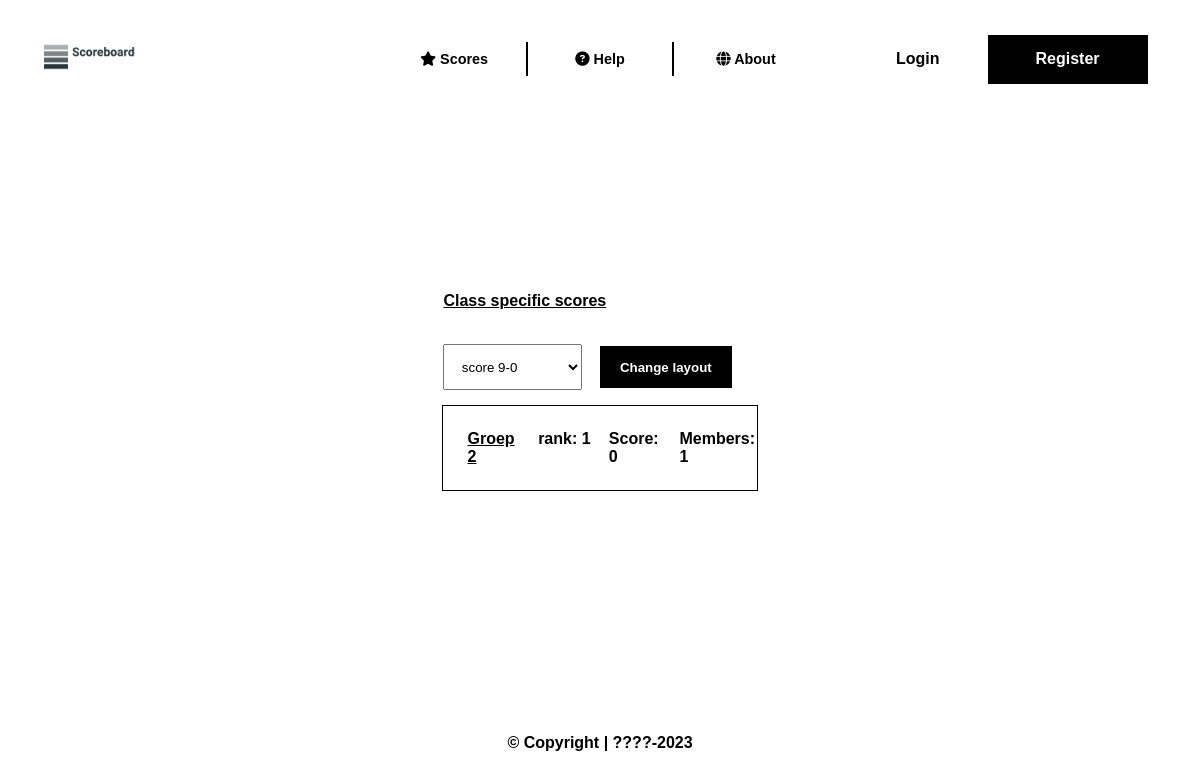
The app's page /index.php?page=scores, older data.
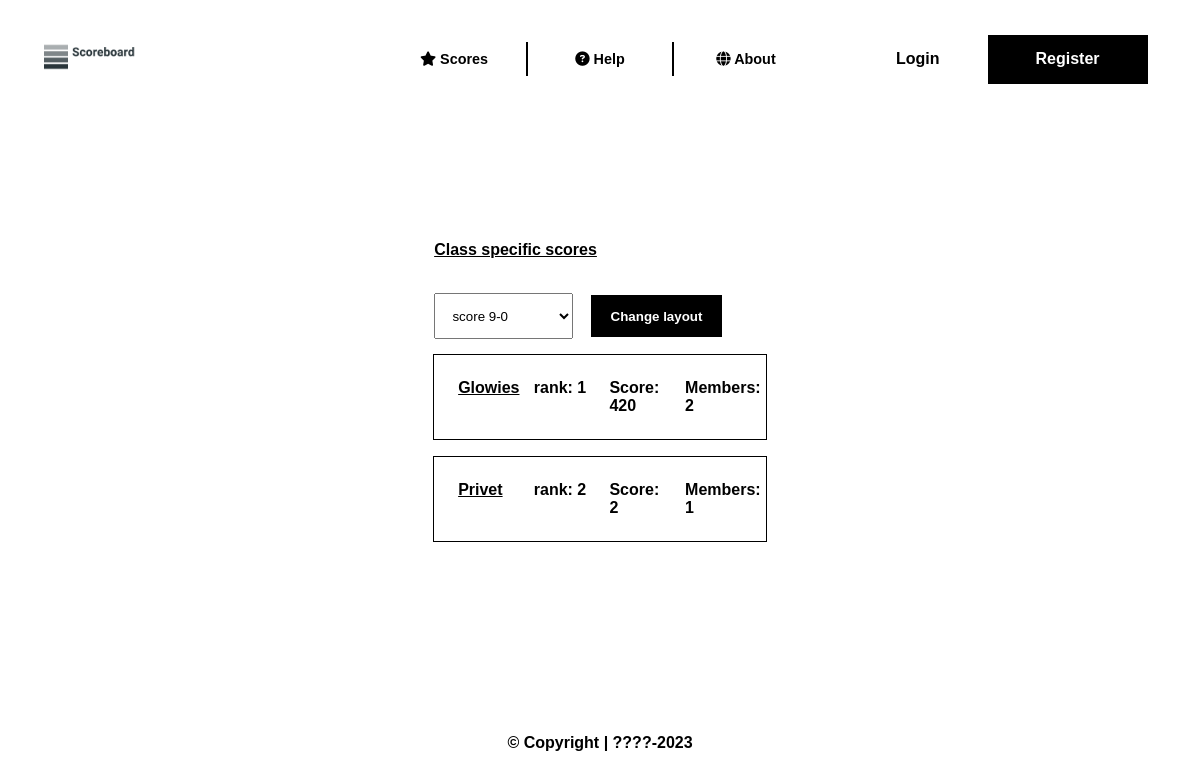
The same page, newer data.
### tables this page shows
CREATE TABLE `score` (
  `id` int NOT NULL,
  `group_id` int NOT NULL,
  `score` float NOT NULL DEFAULT '0'
);

CREATE TABLE `group_info` (
  `id` int NOT NULL,
  `name` varchar(32) NOT NULL,
  `description` varchar(256) NOT NULL
);

### html/src/class/PageRenderer.class.php (called while the page is built, shortened)
<?php
class PageRenderer
{
    private static $incDir;
    private static $pagesPath;
    public static function initialize()
    {
        self::$incDir = $_SERVER['DOCUMENT_ROOT'] . "/src/inc";
        self::$pagesPath = $_SERVER['DOCUMENT_ROOT'] . "/pages";
    }
    public static function renderPage($page)
    {
        $page = htmlspecialchars(trim($page));
        $pagePath = self::$pagesPath . "/$page.php";
        $errorPath = $_SERVER['DOCUMENT_ROOT'] . "/src/errors/404.php";
        require_once self::$incDir . "/header.inc.php";
        require_once (file_exists($pagePath)) ? $pagePath : $errorPath;
        require_once self::$incDir . "/footer.inc.php";
    }
}

### html/index.php (called while the page is built, shortened)
<?php
PageRenderer::renderPage(sanitizeInput($_GET['page']));

### html/src/inc/class_autoloader.inc.php (called while the page is built, shortened)
<?php
spl_autoload_register(function ($class) {
    $class = str_replace('\\', '/', $class);
    $baseDir = "{$_SERVER['DOCUMENT_ROOT']}/src/class";
    $extension = ".class.php";
    $fullPath = "$baseDir/$class$extension";
});

### html/src/class/Dbh.class.php (called while the page is built, shortened)
<?php
class Dbh
{
    protected static $pdo;
    public static function startConnection()
    {
        $dsn = "mysql:host=". DB_HOST .";port=". DB_PORT .";dbname=". DB_NAME;
        $user = DB_USER;
        $password = DB_PASS;
        try {
            self::$pdo = new PDO($dsn, $user, $password);
            self::$pdo->setAttribute(PDO::ATTR_ERRMODE, PDO::ERRMODE_EXCEPTION);
        } catch(PDOException $e) {
            echo "Connection failed: " . $e->getMessage();
            return false;
        }
        return true;
    }
    public static function getConnection()
    {
        return self::$pdo;
    }
    public static function buildWhereClause($conditions): string
    {
        $conditions = DataProcessor::sanitizeData($conditions);
        $where = '';
        if (!empty($conditions)) {
            $where = 'WHERE ';
            $placeholders = [];
            foreach ($conditions as $key => $value) {
                $placeholders[] = "$key = '$value'";
            }
            $where .= implode(' AND ', $placeholders);
        }
        return $where;
    }
}

### html/src/class/DataProcessor.class.php (called while the page is built, shortened)
<?php
class DataProcessor
{
    private static $pdo;
    public static function initialize() {
        self::$pdo = Dbh::getConnection();
    }
    public static function sanitizeData($data)
    {
        $returnData = [];
        if (is_array($data)) {
            foreach ($data as $key => $value) {
                if (is_array($value)) {
                    $returnData[$key] = self::sanitizeData($value);
                } else {
                    $returnData[$key] = self::sanitizeInput($value);
                }
            }
        } else {
            $returnData = self::sanitizeInput($data);
        }
        return $returnData;
    }
    private static function sanitizeInput($input): string
    {
        $input = trim($input);
        $input = stripslashes($input);
        $input = htmlspecialchars($input, ENT_COMPAT | ENT_HTML5, 'UTF-8');
        return $input;
    }
    public static function registeredValue($table, $conditions): bool
    {
        $where = Dbh::buildWhereClause($conditions);
        $query = "
            SELECT *
            FROM $table
            $where;
        ";
        $sto = self::$pdo->prepare($query);
        $sto->execute();
        $results = $sto->rowCount();
        return ($results > 0);
    }
}

### html/src/class/Score.class.php (called while the page is built, shortened)
<?php
class Score
{
    private static $pdo;
    public static function initialize(): void
    {
        self::$pdo = Dbh::getConnection();
    }
    public static function getScores($orderStyle = "scoreDESC")
    {
        $query = "
            SELECT `score`.*, `group_info`.*, COUNT(`group_member`.id) as 'member_count',
                RANK() OVER(ORDER BY `score`.score DESC) AS 'rank'
            FROM `score`
            INNER JOIN `group_info` ON `group_info`.id = `score`.group_id
            INNER JOIN `group_member` ON `group_member`.group_id = `group_info`.id
            GROUP BY `score`.id, `group_info`.id
            ORDER BY
        ";
        switch ($orderStyle) {
            default:
                $query .= "`score`.score DESC";
                break;
        }
        $query .= ";";
        $sto = self::$pdo->prepare($query);
        $sto->execute();
        $results = $sto->fetchAll(PDO::FETCH_ASSOC);
        return $results;
    }
}

### html/pages/scores.php (the view, shortened to what this page needs)
<?php
$orderType = (isset($_GET['o'])) ? DataProcessor::sanitizeData($_GET['o']) : null;
$scores = Score::getScores($orderType);
$userClass = (DataProcessor::registeredValue('class_member', ['user_id' => $_SESSION['user']['id']])) ? SchoolClass::getUserClass($_SESSION['user']['id'])['id'] : 1;
echo "
    <a href='index.php?page=scores_class&c=$userClass&o=scoreDESC'>Class specific scores</a><br>
    <div class='score-add'>
        <select name='groups' id='order-selector'>
            <option value='scoreDESC' ". ($orderType == "scoreDESC" ? "selected" : "") .">score 9-0</option>
            <option value='scoreASC' ". ($orderType == "scoreASC" ? "selected" : "") .">score 0-9</option>
            <option value='nameAZ' ". ($orderType == "nameAZ" ? "selected" : "") .">name A-Z</option>
            <option value='nameZA' ". ($orderType == "nameZA" ? "selected" : "") .">name Z-A</option>
            <option value='descAZ' ". ($orderType == "descAZ" ? "selected" : "") .">description A-Z</option>
            <option value='descZA' ". ($orderType == "descZA" ? "selected" : "") .">description Z-A</option>
        </select>
        <input type='submit' value='Change layout' id='order-selector-submit'>
    </div>
";
foreach ($scores as $score) {
    echo "
        <div class='group'>
    ";
    if (!empty($_SESSION['user']) && DataProcessor::registeredValue('group_member', [
        'user_id' => $_SESSION['user']['id'],
        'group_id' => $score['group_id']
    ])) {
        echo "<p id='group-name'><a href='index.php?page=group&id={$score['group_id']}'>{$score['name']} [Your group]</a></p>";
    } else {
        echo "<p id='group-name'><a href='index.php?page=group&id={$score['group_id']}'>{$score['name']}</a></p>";
    }
    echo "
            <p id='group-rank'>rank: {$score['rank']}</p>
            <p id='group-score'>Score: {$score['score']}</p>
            <p id='group-member_count'>Members: {$score['member_count']}</p>
        </div><br>
    ";
}
?>

### html/src/inc/header.inc.php (shortened to what this page needs)
<!DOCTYPE html>
<html lang="en">
<head>
    <link rel="stylesheet" href="/libs/fontawesome/all.min.css">
    <link rel="stylesheet" href="/css/style.css">
    <link rel="stylesheet" href="/libs/bootstrap/bootstrap_icons.css">
</head>
<body>
<header>
    <nav class="topnav">
        <ul>
            <div id="logo">
            </div>
            <div class="centerContent">
                <li>
                    <a href="index.php?page=scores" class="Hover"><i class="fa-solid fa-star"></i> Scores</a>
                </li>
                <div class="line"></div>
                <li>
                    <a href="index.php?page=help" id="help" class="Hover"><i class="fa-solid fa-circle-question"></i> Help</a>
                </li>
                <div class="line"></div>
                <li>
                    <a href="index.php?page=about" class="Hover"><i class="fa-solid fa-globe"></i> About</a>
                </li>
            </div>
            <?php if (empty($_SESSION['user'])): ?>
            <div class="user_opt">
                <li id="loginbtn">
                    <a href="index.php?page=login" id="login" class="Hover">Login</a>
                </li>
                <li>
                    <a href="index.php?page=register" id="register">Register</a>
                </li>
            </div>
            <?php endif; ?>
        </ul>
    </nav>
</header>

### html/src/inc/footer.inc.php
<footer>
    <?= "&copy; Copyright | ????-" . date("Y") . "\n" ?>
</footer>
</body>
</html>

### html/css/style.css (style rules this page uses)
*, *::before, *::after { margin: 0; padding: 0; box-sizing: border-box; }
html, body { width: 100vw; height: 100vh; background-color: #ffffff; display: grid; place-content: center; font-family: 'Helvetica', sans-serif; font-weight: 600; }
a { color: #000; }
header { width: 100vw; height: 70px; position: fixed; top: 1.5em; }
.topnav, .topnav>ul { width: 100%; height: 100%; }
.topnav>ul { display: flex; justify-content: flex-end; align-items: center; padding: 0 4em 0 4em; position: relative; }
.topnav li { height: 100%; display: flex; align-items: center; justify-content: center; color: #fff; }
.topnav a { color: #000; text-decoration: none; position: relative; transition: all 250ms ease-in-out; }
.user_opt { width: 15em; height: 70%; display: flex; justify-content: space-between; }
#loginbtn { margin-right: 3em; }
li:has(#register) { width: 80%; height: 100%; }
#register { color: #fff; width: 10em; height: 100%; background-color: black; display: flex; justify-content: center; align-items: center; transition: 0.25s ease-in-out; }
.centerContent { width: 40%; height: 70%; background-color: transparent; position: absolute; left: 50%; transform: translate(-50%, 0%); display: flex; justify-content: center; align-items: center; }
.centerContent li { width: 9em; }
.centerContent a { color: #000; margin-left: 10px; margin-right: 10px; font-size: 0.9rem; }
.line { border-left: 2px solid #000; height: 70%; }
#logo { width: 10%; height: 80%; position: absolute; left: 2em; background-image: url('/media/images/logo.png'); background-position: center; background-size: cover; }
.Hover { transition: all 0.15s ease-in-out; }
.Hover::after { content: ''; width: 0; height: 2px; background-color: black; position: absolute; left: 0; bottom: -2px; transition: all 0.15s ease-in-out; }
input[type=submit], button { padding: 1em 1.5em 1em 1.5em; background-color: #000; color: #fff; border: none; outline: none; border-radius: 25px; font-weight: 700; transition: 0.25s ease-in-out; }
.group { outline: 1px solid #000; color: #000; padding: 1.5em; display: flex; align-items: center; justify-content: space-between; }
.group p { width: calc(100% / 5); height: 100%; }
footer { position: absolute; left: 50%; transform: translate(-50%, 0%); bottom: 3em; }
select { padding: 1em; outline: none; }
.score-add { margin: 1em 0 1em 0; }
.score-add > input[type=submit] { border-radius: 0; margin-left: 1em; }

Row changes from the older to the newer data that the page shows:
no longer on this page (row unchanged): score: group_info.name "Groep 2", rank "1", score "0", member_count "1"
added score: group_info.name "Glowies", rank "1", score "420", member_count "2"
added score: group_info.name "Privet", rank "2", score "2", member_count "1"
